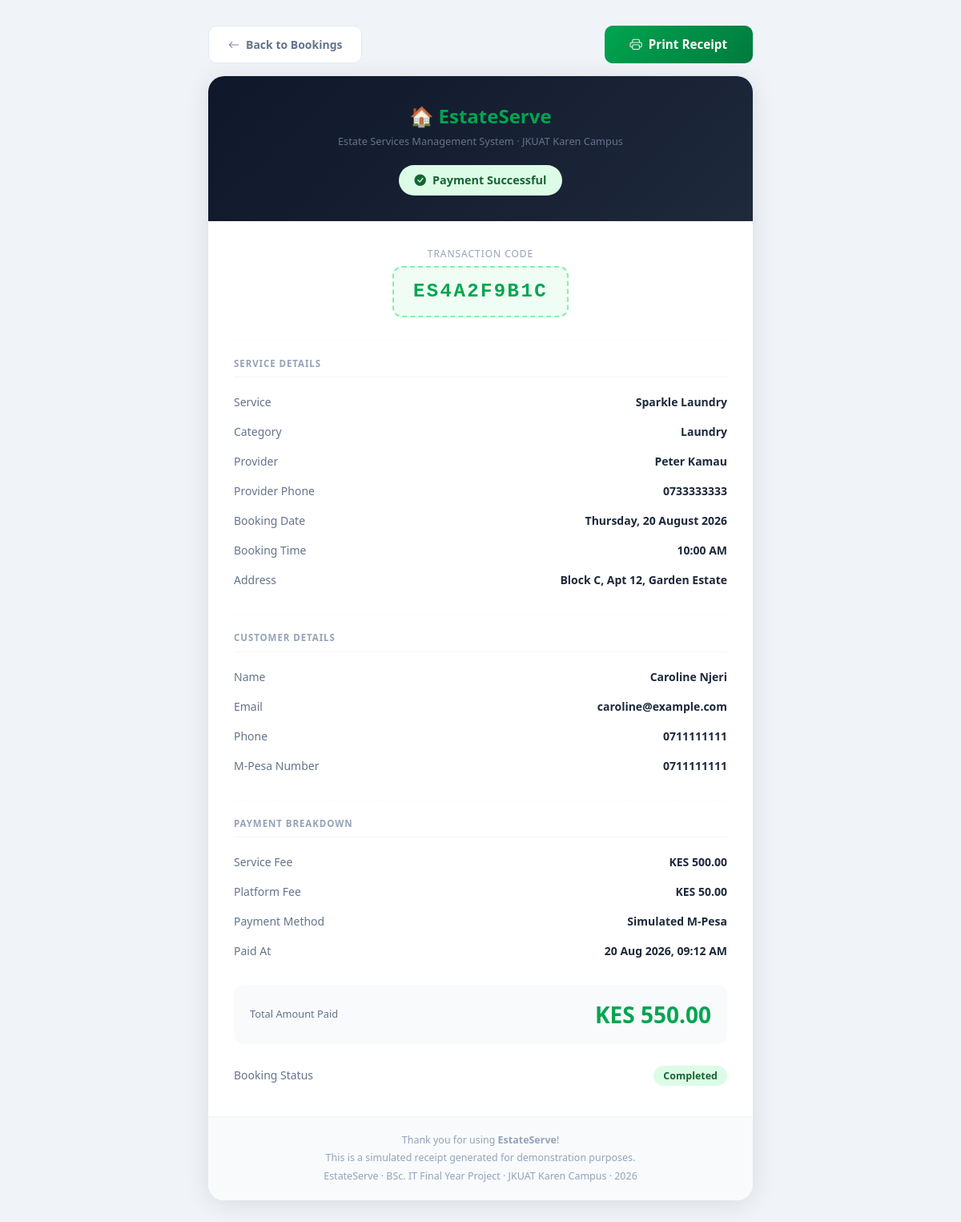
The page /resident/receipt.php?booking=1 (signed in) on the database its author committed.
### tables this page shows
CREATE TABLE bookings (
    id           INT AUTO_INCREMENT PRIMARY KEY,
    resident_id  INT NOT NULL,
    service_id   INT NOT NULL,
    provider_id  INT NULL,
    booking_date DATE NOT NULL,
    booking_time TIME NOT NULL,
    address      VARCHAR(255) NOT NULL,
    notes        TEXT,
    status       ENUM('pending','confirmed','in_progress','completed','cancelled')
                 NOT NULL DEFAULT 'pending',
    created_at   TIMESTAMP NOT NULL DEFAULT CURRENT_TIMESTAMP,
    CONSTRAINT fk_bookings_resident FOREIGN KEY (resident_id)
        REFERENCES users(id)    ON DELETE CASCADE,
    CONSTRAINT fk_bookings_service  FOREIGN KEY (service_id)
        REFERENCES services(id) ON DELETE CASCADE,
    CONSTRAINT fk_bookings_provider FOREIGN KEY (provider_id)
        REFERENCES users(id)    ON DELETE SET NULL
);

CREATE TABLE payments (
    id               INT AUTO_INCREMENT PRIMARY KEY,
    booking_id       INT NOT NULL,
    resident_id      INT NOT NULL,
    amount           DECIMAL(10,2) NOT NULL,
    phone            VARCHAR(30) NOT NULL,
    transaction_code VARCHAR(50) NOT NULL,
    status           ENUM('success','pending','failed') NOT NULL DEFAULT 'success',
    paid_at          TIMESTAMP NOT NULL DEFAULT CURRENT_TIMESTAMP,
    CONSTRAINT fk_payments_booking  FOREIGN KEY (booking_id)
        REFERENCES bookings(id) ON DELETE CASCADE,
    CONSTRAINT fk_payments_resident FOREIGN KEY (resident_id)
        REFERENCES users(id)    ON DELETE CASCADE
);

CREATE TABLE services (
    id          INT AUTO_INCREMENT PRIMARY KEY,
    name        VARCHAR(150) NOT NULL,
    category    ENUM('laundry','car_washing','grocery','house_cleaning',
                     'plumbing','food_delivery','salon') NOT NULL,
    description TEXT,
    price       DECIMAL(10,2) NOT NULL DEFAULT 0,
    provider_id INT NULL,
    status      ENUM('available','unavailable') NOT NULL DEFAULT 'available',
    created_at  TIMESTAMP NOT NULL DEFAULT CURRENT_TIMESTAMP,
    CONSTRAINT fk_services_provider FOREIGN KEY (provider_id)
        REFERENCES users(id) ON DELETE SET NULL
);

CREATE TABLE users (
    id         INT AUTO_INCREMENT PRIMARY KEY,
    full_name  VARCHAR(150) NOT NULL,
    email      VARCHAR(150) NOT NULL UNIQUE,
    phone      VARCHAR(30)  NOT NULL,
    password   VARCHAR(255) NOT NULL,
    role       ENUM('admin','resident','provider','delivery') NOT NULL,
    status     ENUM('active','inactive','pending') NOT NULL DEFAULT 'active',
    created_at TIMESTAMP NOT NULL DEFAULT CURRENT_TIMESTAMP
);

### resident/receipt.php (the view, shortened to what this page needs)
<?php
require_once '../includes/db.php';
$user_id    = $_SESSION['user_id'];
$booking_id = isset($_GET['booking']) ? (int)$_GET['booking'] : 0;
$stmt = $pdo->prepare("
    SELECT b.*,
           s.name AS service, s.category, s.price,
           res.full_name AS resident, res.email AS resident_email, res.phone AS resident_phone,
           prov.full_name AS provider, prov.phone AS provider_phone,
           p.transaction_code, p.amount, p.phone AS paid_phone, p.paid_at, p.status AS payment_status
    FROM bookings b
    JOIN services s   ON b.service_id   = s.id
    JOIN users res    ON b.resident_id  = res.id
    JOIN users prov   ON b.provider_id  = prov.id
    LEFT JOIN payments p ON p.booking_id = b.id
    WHERE b.id = ? AND b.resident_id = ?
");
$stmt->execute([$booking_id, $user_id]);
$data = $stmt->fetch();
?>
<!DOCTYPE html>
<html lang="en">
<head>
  <link href="https://cdn.jsdelivr.net/npm/bootstrap@5.3.0/dist/css/bootstrap.min.css" rel="stylesheet">
  <link href="https://cdn.jsdelivr.net/npm/bootstrap-icons@1.10.5/font/bootstrap-icons.css" rel="stylesheet">
</head>
<body>
<div class="receipt-wrap">
  <div class="d-flex justify-content-between align-items-center mb-3 no-print">
    <a href="bookings.php" class="btn-back">
      <i class="bi bi-arrow-left"></i> Back to Bookings
    </a>
    <button onclick="window.print()" class="btn-print">
      <i class="bi bi-printer"></i> Print Receipt
    </button>
  </div>
  <div class="receipt">
    <div class="receipt-header">
      <div class="receipt-brand">🏠 EstateServe</div>
      <div class="receipt-tagline">Estate Services Management System · JKUAT Karen Campus</div>
      <div class="receipt-badge">
        <i class="bi bi-check-circle-fill"></i>
        Payment Successful
      </div>
    </div>
    <div class="receipt-body">
      <div class="receipt-txn">
        <div class="txn-label">Transaction Code</div>
        <div class="txn-code"><?= $data['transaction_code'] ?></div>
      </div>
      <hr class="divider">
      <div class="receipt-section">
        <div class="receipt-section-title">Service Details</div>
        <div class="receipt-row">
          <span class="label">Service</span>
          <span class="value"><?= htmlspecialchars($data['service']) ?></span>
        </div>
        <div class="receipt-row">
          <span class="label">Category</span>
          <span class="value"><?= str_replace('_',' ',ucfirst($data['category'])) ?></span>
        </div>
        <div class="receipt-row">
          <span class="label">Provider</span>
          <span class="value"><?= htmlspecialchars($data['provider']) ?></span>
        </div>
        <div class="receipt-row">
          <span class="label">Provider Phone</span>
          <span class="value"><?= htmlspecialchars($data['provider_phone']) ?></span>
        </div>
        <div class="receipt-row">
          <span class="label">Booking Date</span>
          <span class="value"><?= date('l, d F Y', strtotime($data['booking_date'])) ?></span>
        </div>
        <div class="receipt-row">
          <span class="label">Booking Time</span>
          <span class="value"><?= date('h:i A', strtotime($data['booking_time'])) ?></span>
        </div>
        <div class="receipt-row">
          <span class="label">Address</span>
          <span class="value"><?= htmlspecialchars($data['address']) ?></span>
        </div>
      </div>
      <hr class="divider">
      <div class="receipt-section">
        <div class="receipt-section-title">Customer Details</div>
        <div class="receipt-row">
          <span class="label">Name</span>
          <span class="value"><?= htmlspecialchars($data['resident']) ?></span>
        </div>
        <div class="receipt-row">
          <span class="label">Email</span>
          <span class="value"><?= htmlspecialchars($data['resident_email']) ?></span>
        </div>
        <div class="receipt-row">
          <span class="label">Phone</span>
          <span class="value"><?= htmlspecialchars($data['resident_phone']) ?></span>
        </div>
        <div class="receipt-row">
          <span class="label">M-Pesa Number</span>
          <span class="value"><?= htmlspecialchars($data['paid_phone']) ?></span>
        </div>
      </div>
      <hr class="divider">
      <div class="receipt-section">
        <div class="receipt-section-title">Payment Breakdown</div>
        <div class="receipt-row">
          <span class="label">Service Fee</span>
          <span class="value">KES <?= number_format($data['price'], 2) ?></span>
        </div>
        <div class="receipt-row">
          <span class="label">Platform Fee</span>
          <span class="value">KES 50.00</span>
        </div>
        <div class="receipt-row">
          <span class="label">Payment Method</span>
          <span class="value">Simulated M-Pesa</span>
        </div>
        <div class="receipt-row">
          <span class="label">Paid At</span>
          <span class="value"><?= date('d M Y, h:i A', strtotime($data['paid_at'])) ?></span>
        </div>
      </div>
      <div class="receipt-total d-flex justify-content-between align-items-center">
        <div class="total-label">Total Amount Paid</div>
        <div class="total-amount">KES <?= number_format($data['amount'], 2) ?></div>
      </div>
      <div class="receipt-row">
        <span class="label">Booking Status</span>
        <span class="value">
          <span style="background:#dcfce7;color:#166534;padding:.25rem .75rem;border-radius:99px;font-size:.78rem">
            <?= ucfirst(str_replace('_',' ',$data['status'])) ?>
          </span>
        </span>
      </div>
    </div>
    <div class="receipt-footer">
      <p class="mb-1">Thank you for using <strong>EstateServe</strong>!</p>
      <p class="mb-1">This is a simulated receipt generated for demonstration purposes.</p>
      <p class="mb-0">EstateServe · BSc. IT Final Year Project · JKUAT Karen Campus · <?= date('Y') ?></p>
    </div>
  </div>
</div>
</body>
</html>

### resident/receipt.php (style rules this page uses)
body { background: #f0f4f8; font-family: 'Segoe UI', sans-serif; }
.receipt-wrap { max-width: 680px; margin: 2rem auto; }
.receipt { background: #fff; border-radius: 20px; overflow: hidden; box-shadow: 0 4px 32px rgba(0,0,0,.1); }
.receipt-header { background: linear-gradient(135deg, #0f172a, #1e293b); padding: 2rem; text-align: center; }
.receipt-brand { color: #00A550; font-size: 1.5rem; font-weight: 800; margin-bottom: .25rem; }
.receipt-tagline { color: #64748b; font-size: .8rem; }
.receipt-badge { display: inline-flex; align-items: center; gap: .5rem; background: #dcfce7; color: #166534; border-radius: 99px; padding: .5rem 1.25rem; font-weight: 700; font-size: .9rem; margin: 1.25rem 0 0; }
.receipt-body { padding: 2rem; }
.receipt-txn { text-align: center; margin-bottom: 1.75rem; }
.receipt-txn .txn-label { font-size: .75rem; color: #94a3b8; text-transform: uppercase; letter-spacing: .08em; margin-bottom: .4rem; }
.receipt-txn .txn-code { font-family: 'Courier New', monospace; font-size: 1.5rem; font-weight: 800; color: #00A550; background: #f0fdf4; border: 2px dashed #86efac; border-radius: 12px; padding: .75rem 1.5rem; display: inline-block; letter-spacing: .1em; }
.receipt-section { margin-bottom: 1.5rem; }
.receipt-section-title { font-size: .72rem; text-transform: uppercase; letter-spacing: .08em; color: #94a3b8; font-weight: 600; margin-bottom: .75rem; padding-bottom: .5rem; border-bottom: 1px solid #f1f5f9; }
.receipt-row { display: flex; justify-content: space-between; align-items: center; padding: .5rem 0; font-size: .875rem; }
.receipt-row .label { color: #64748b; }
.receipt-row .value { font-weight: 600; color: #1e293b; text-align: right; }
.receipt-total { background: #f8fafc; border-radius: 12px; padding: 1rem 1.25rem; margin: 1.25rem 0; }
.receipt-total .total-label { font-size: .8rem; color: #64748b; }
.receipt-total .total-amount { font-size: 1.75rem; font-weight: 800; color: #00A550; }
.receipt-footer { background: #f8fafc; padding: 1.25rem 2rem; text-align: center; font-size: .78rem; color: #94a3b8; border-top: 1px solid #f1f5f9; }
.divider { border: none; border-top: 1px dashed #e2e8f0; margin: 1.25rem 0; }
.btn-print { background: linear-gradient(135deg, #00A550, #007a3d); color: #fff; border: none; border-radius: 10px; padding: .75rem 2rem; font-weight: 700; font-size: .95rem; cursor: pointer; display: inline-flex; align-items: center; gap: .5rem; transition: all .2s; text-decoration: none; }
.btn-back { background: #fff; color: #64748b; border: 1.5px solid #e2e8f0; border-radius: 10px; padding: .75rem 1.5rem; font-weight: 600; font-size: .875rem; cursor: pointer; display: inline-flex; align-items: center; gap: .5rem; text-decoration: none; transition: all .15s; }

### rows shown on the page
bookings: payments.transaction_code "ES4A2F9B1C", service.name "Sparkle Laundry", service.category "Laundry", provider.full_name "Peter Kamau", provider.phone "0733333333", booking_date "Thursday, 20 August 2026", booking_time "10:00 AM", address "Block C, Apt 12, Garden Estate", resident.full_name "Caroline Njeri", resident.email "caroline@example.com", resident.phone "0711111111", payments.phone "0711111111", service.price "500.00", payments.paid_at "20 Aug 2026, 09:12 AM", payments.amount "550.00", status "Completed"
